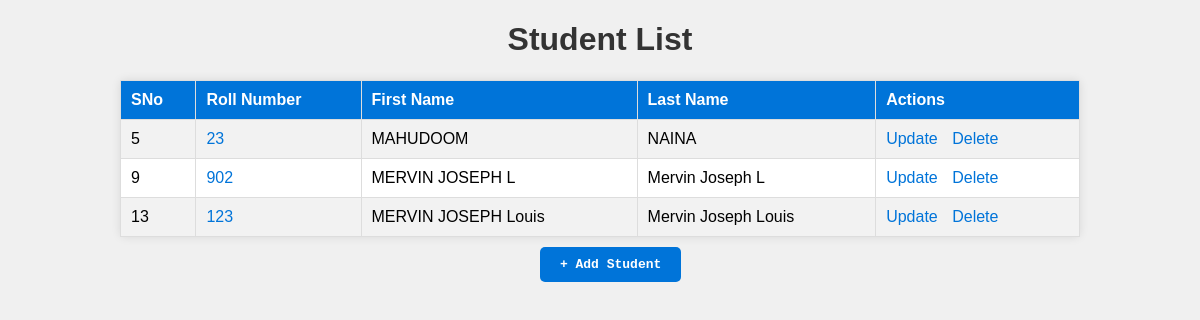
The page / on the database its author committed.
### main.py (models this page shows)
class Student(db.Model):
  __tablename__='student'
  student_id=db.Column(db.Integer(),autoincrement=True,primary_key=True)
  roll_number=db.Column(db.String(50),unique=True)
  first_name=db.Column(db.String(50))
  last_name=db.Column(db.String(50))

### main.py (the view)
@app.route("/",methods=["GET","POST"])
def index():
  student=Student.query.all()
  if(len(student)!=0):
    return render_template("home.html",student=student)
  else:
    return render_template("empty.html")

### templates/home.html (shortened to what this page needs)
<!DOCTYPE html>
<html>
  <head>
  </head>
  <body>
    <h1>Student List</h1>
    <table>
      <tr>
        <th>SNo</th>
        <th>Roll Number</th>
        <th>First Name</th>
        <th>Last Name</th>
        <th>Actions</th>
      </tr>
      {% for i in student %}
      <tr>
        <td>{{ i["student_id"] }}</td>
        <td>
          <a href="/student/{{ i['student_id'] }}">{{ i["roll_number"] }}</a>
        </td>
        <td>{{ i["first_name"] }}</td>
        <td>{{ i["last_name"] }}</td>
        <td>
          <a href="/student/{{ i['student_id'] }}/update">Update</a>
          <a href="/student/{{ i['student_id'] }}/delete">Delete</a>
        </td>
      </tr>
      {% endfor %}
    </table>
    <pre>    <a href="/student/create" class="add-student">+ Add Student</a></pre>
  </body>
</html>

### templates/home.html (style rules this page uses)
body { font-family: Arial, sans-serif; background-color: #f0f0f0; margin: 0; padding: 0; text-align: center; }
h1 { color: #333; }
table { width: 80%; margin: 20px auto; border-collapse: collapse; background-color: #fff; box-shadow: 0 0 10px rgba(0, 0, 0, 0.1); border-radius: 5px; }
th, td { padding: 10px; border: 1px solid #ddd; text-align: left; }
th { background-color: #0074d9; color: #fff; }
tr:nth-child(even) { background-color: #f2f2f2; }
a { text-decoration: none; color: #0074d9; margin-right: 10px; }
a.add-student { background-color: #0074d9; color: #fff; padding: 10px 20px; border-radius: 5px; font-weight: bold; transition: background-color 0.3s; }

### rows shown on the page
Student: student_id "5", roll_number "23", first_name "MAHUDOOM", last_name "NAINA"
Student: student_id "9", roll_number "902", first_name "MERVIN JOSEPH L", last_name "Mervin Joseph L"
Student: student_id "13", roll_number "123", first_name "MERVIN JOSEPH Louis", last_name "Mervin Joseph Louis"
